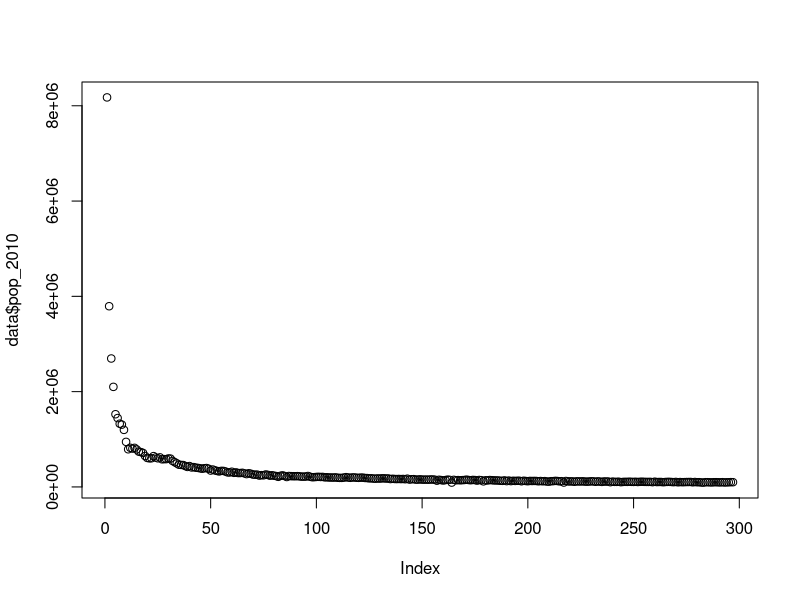
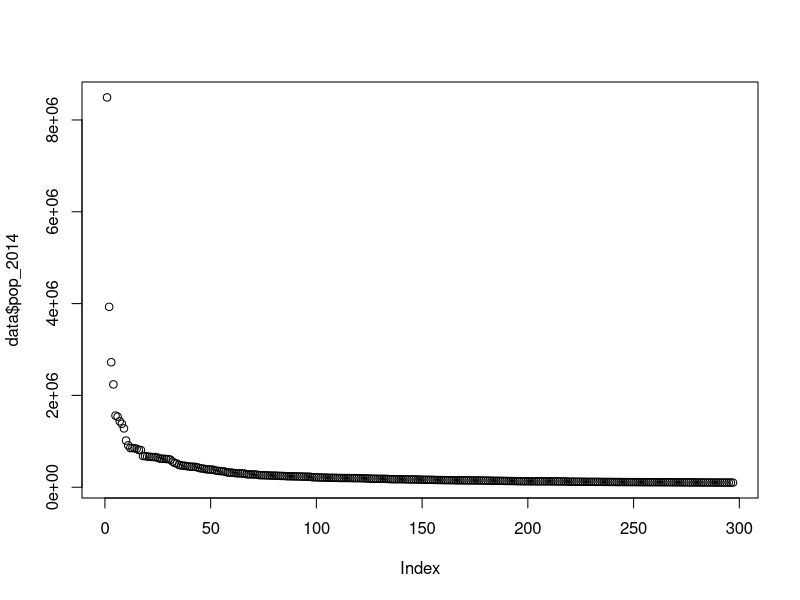

The R source for these figures, in order:

data=read.csv("city_pop.csv", header=T)
attributes(data)
data$pop_2010
sum(data$pop_2010)
plot(data$pop_2010)
plot(data$pop_2014)
sum(data$pop_2014)



